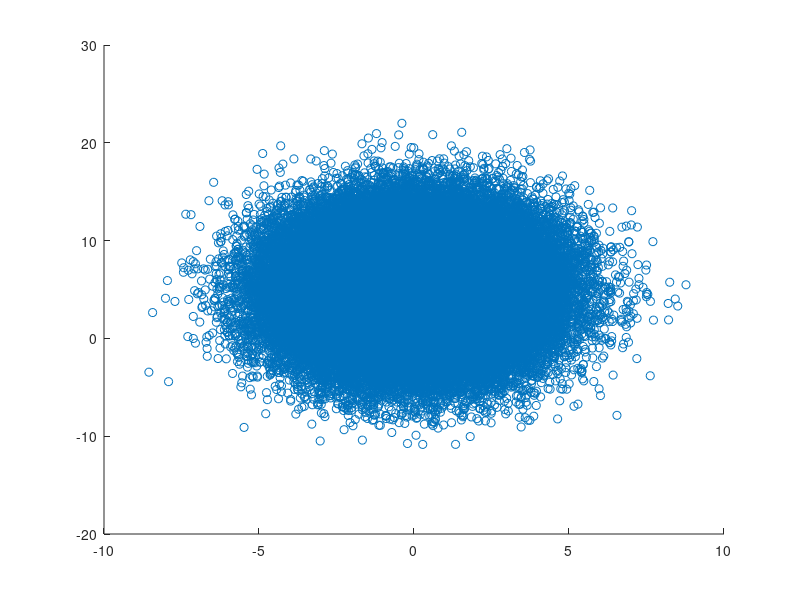

Here is the MATLAB script that generated this plot: (Note: this script raises an error after producing the figure.)
clc, clearvars, close all

% generate 2D normrnd data
n = 100000;
mu = 0; sigma = 2;
x = normrnd(mu,sigma,1,n);
y = normrnd(mu+5, sigma*2, 1,n);

% scatter plot
figure()
scatter(x,y,'b.')

% generate meshgrid
grid_size = 20;
x_edges = linspace(min(x),max(x),20);
y_edges = linspace(min(y),max(y)+15,20);
[X, Y] = meshgrid(x_edges, y_edges);

% Count the number of points in each meshgrid cell
counts = histcounts2(x, y, x_edges, y_edges);
        % gives us values between our edges

% create new probability map with shifted coords (x,y,counts)
X_diff = abs(X(1,1) - X(1,2))/2;  % get shift
X_new = X + X_diff;               % shift X
X_new = X_new(1:end-1,1:end-1);   % fix size
prob_map.X = X_new;

Y_diff = abs(Y(1,1) - Y(2,1))/2;  % get shift
Y_new = Y + Y_diff;               % shift Y
Y_new = Y_new(1:end-1,1:end-1);   % fix size
prob_map.Y = Y_new;

prob_map.Z = counts/n;  % 'probability' in z

% surface plot
figure()
surf(prob_map.X, prob_map.Y, prob_map.Z)
xlabel('x'),ylabel('y'),zlabel('probability')

% heat map
figure()
imagesc(prob_map.X(1,:), prob_map.Y(:,1)', prob_map.Z)
set(gca, 'YDir', 'normal');
xlabel('x'),ylabel('y')
cb = colorbar;
cb.Label.String = 'probability';

% output the peak
[prob_map.max_z, max_idx] = max(prob_map.Z(:));
[max_row, max_col] = ind2sub(size(counts), max_idx);

prob_map.max_y = prob_map.Y(max_row,1);
prob_map.max_x = prob_map.X(1,max_col);

fprintf('Max x is %0.3f, max y is %0.3f\n', prob_map.max_x, prob_map.max_y)

%%

% Find the indices of the grid cell with the highest point density
[max_count, max_idx] = max(counts(:));
[max_row, max_col] = ind2sub(size(counts), max_idx);

figure()
imagesc(counts);
colorbar;
hold on;

figure()
surf(X,Y,counts)

figure()
scatter(x,y, 'b.');

%%

% put the meshgrid lines on the scatter plot
scatter(x,y,'b.'), hold on

for i = 1:length(x_edges)
    line([x_edges(i), x_edges(i)], [y_edges(1), y_edges(end)], 'Color', 'k', 'LineWidth', 1, 'LineStyle', '-');
end
for j = 1:length(y_edges)
    line([x_edges(1), x_edges(end)], [y_edges(j), y_edges(j)], 'Color', 'k', 'LineWidth', 1, 'LineStyle', '-');
end



